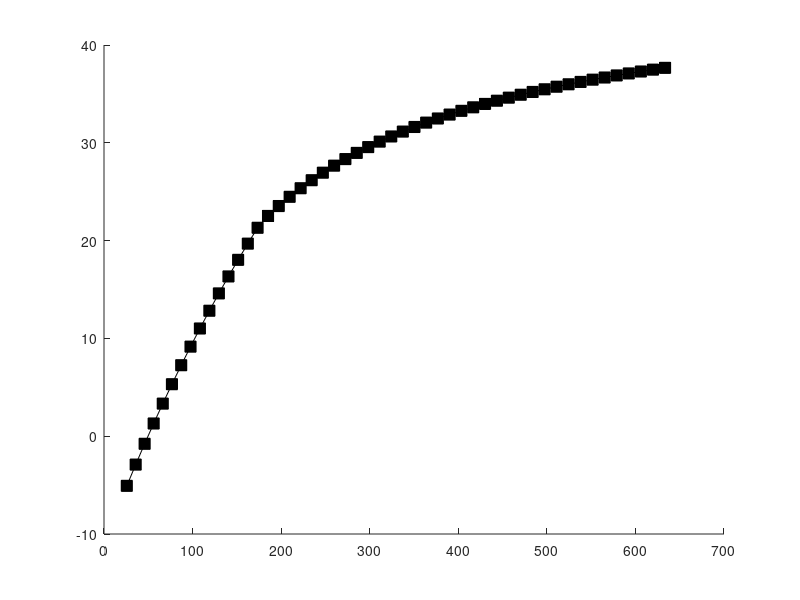

Here is the MATLAB script that generated this plot: (Note: this script raises an error after producing the figure.)
%% Plot and examine results of the parameter calibration to identify the best scaling factors αEnzymes and αRubisco

load('plot_data_J.mat');
load('plot_data_V.mat');

% Create figure
figure;
hold on;

% Specify Cc and Gross Assimilation data for FvCB model, joining data from
% Vcmax and J calibration
FvCB_x = vertcat(Farq_Matrix_V(1:(size(numbers_V,1)), 5),Farq_Matrix_J((1:size(numbers_J,1)), 5));
FvCB_y = vertcat(Farq_Matrix_V(1:(size(numbers_V,1)), 4),Farq_Matrix_J((1:size(numbers_J,1)), 4));

% Plot FvCB points with markers and dashed lines
plot(FvCB_x, FvCB_y, 'Marker','square', ...   % '--o' specifies dashed line with circle markers
                     'MarkerFaceColor', 'k', ... % k=black markers and line
                     'MarkerEdgeColor', 'k', ...
                     'MarkerSize', 8, ...
                     'Color','k',...
                     'DisplayName', 'FvCB');

% For e_Photosynthesis data, we are plotting multiple lines, each associated with a scaling factor between 0.52-1.5 (n=50)
% Each scaling factor has 15 Cc values (data points) associated with Vcmax 
% and 35 Cc values (data points) associated with Jmax
chunkSize_V = size(numbers_V,1);
chunkSize_J = size(numbers_J,1);

% Generate different colors for each new scaling factor
%numChunks remains same for Vcmax and J so just define either of them
numChunks = ceil(size(ePhoto_Matrix_V, 1) / chunkSize_V);
colors = lines(numChunks);

% Convert scaling factors into string array for a data table/legend, including FvCB as first series
% Again, scaling labels are same for both sets of scaling factors, so pick from either V or J
% But Cc labels and the assimilation values must be joined from both datasets
labels = string(SSR_Matrix_V(:, 1));
all_labels = vertcat("FvCB", labels);
Cc_labels = string(vertcat(Farq_Matrix_V(1:chunkSize_V,5),Farq_Matrix_J(1:chunkSize_J,5)));
Cc_labels_numeric = vertcat(Farq_Matrix_V(1:chunkSize_V,5),Farq_Matrix_J(1:chunkSize_J,5));
ePhoto_table = array2table(vertcat(numbers_V,numbers_J), 'VariableNames', labels,RowNames = Cc_labels);

% Define the Cc ranges for splitting the lines
range1 = 1:chunkSize_V; % Vcmax limited points
range2 = chunkSize_V+1:size(Cc_labels_numeric, 1); % J limited points

% We are choosing to only plot a subset of scaling factors and then the two optimal values 
scaling_idx_dashes = 5:10:45; % 0.6, 0.8, 1.0, 1.2 1.4 as dashed lines for comparison
%scaling_idx_alpha = [23,24]; % 0.96, 0.98 as solid lines in red with diff marker shapes
scaling_idx_alpha = [22,23]; % 0.94, 0.96 as solid lines in red with diff marker shapes

scaling_idx = horzcat(scaling_idx_dashes,scaling_idx_alpha);

% Get a subset of labels
%short_labels = vertcat("FvCB",labels(scaling_idx));

% Plot Cc (x) against Gross Assimilation (y) for the selected scaling factors (dashed lines) and the optimal values (red solid lines)
for i = 1:length(scaling_idx)
    current_idx = scaling_idx(i);
    
    % Extract data for the current scaling factor
    chunk_y = table2array(ePhoto_table(:, current_idx));
    
    % Check if the current index is an alpha value (for solid red lines)
    if current_idx == 22
        % Plot solid red lines with plus markers for alpha = 0.94
        plot(Cc_labels_numeric(range1), chunk_y(range1), ...
            'Marker','+', ...
            'Color', 'r', ... 
            'MarkerFaceColor','r',...
            'MarkerEdgeColor','r',...
            'MarkerSize', 8, ...
            'DisplayName', 'α = 0.94'); 
        plot(Cc_labels_numeric(range2), chunk_y(range2), ...
            'Marker','+', ...
            'Color', 'r', ... 
            'MarkerFaceColor','r',...
            'MarkerEdgeColor','r',...
            'MarkerSize', 8, ...
            'HandleVisibility', 'off'); 
    elseif current_idx == 23
        % Plot solid red lines with cross markers for alpha = 0.96
        plot(Cc_labels_numeric(range1), chunk_y(range1), ...
            'Marker','x', ...
            'Color', 'r', ... 
            'MarkerFaceColor','r',...
            'MarkerEdgeColor','r',...
            'MarkerSize', 8, ...
            'DisplayName', 'α = 0.96'); 
        plot(Cc_labels_numeric(range2), chunk_y(range2), ...
            'Marker','x', ...
            'Color', 'r', ... 
            'MarkerFaceColor','r',...
            'MarkerEdgeColor','r',...
            'MarkerSize', 8, ...
            'HandleVisibility', 'off'); 
    else
        % Plot dashed lines with circle markers for all other scaling factors
        plot(Cc_labels_numeric(range1), chunk_y(range1), ...
            '--o', ...
            'Color', colors(i, :), ...
            'MarkerFaceColor',colors(i, :), ...
            'MarkerEdgeColor',colors(i, :), ...
            'MarkerSize', 8, ...
    'DisplayName', sprintf('α = %s', labels(current_idx)));  
        plot(Cc_labels_numeric(range2), chunk_y(range2), ...
            '--o', ...
            'Color', colors(i, :), ...
            'MarkerFaceColor',colors(i, :), ...
            'MarkerEdgeColor',colors(i, :), ...
            'MarkerSize', 8, ...
            'HandleVisibility', 'off');
    end
end

% Add vertical dashed line at midpoint between Rubisco and RuBP_regeneration limited Cc ranges
%midpoint = Cc_labels_numeric(15) + (Cc_labels_numeric(16) - Cc_labels_numeric(15)) / 2;
%xline(midpoint, '--k');

hold off;
% 
% % Set the x-axis limits from 0 to 700
xlim([0 700]);
%xticks([0:100:640]);
set(gca, 'FontSize', 20); 
% 
% % Add labels, title, and legend
xlabel('C_c (μmol mol^{-1})','FontSize',20);
ylabel('Gross Assimilation (μmol m^{-2} s^{-1})','FontSize',20');
%title('Scaling Factors for Rubisco and RuBP-Regeneration Limitation','FontSize',12');

% Add legend, including FvCB
legend('show', 'Location', 'eastoutside');

% % Print in pdf
set(gcf, 'PaperOrientation', 'landscape');
print(gcf,fullfile('Outputs/rice_params/graphs',"Scaling_Factors"),'-dpdf','-fillpage');
